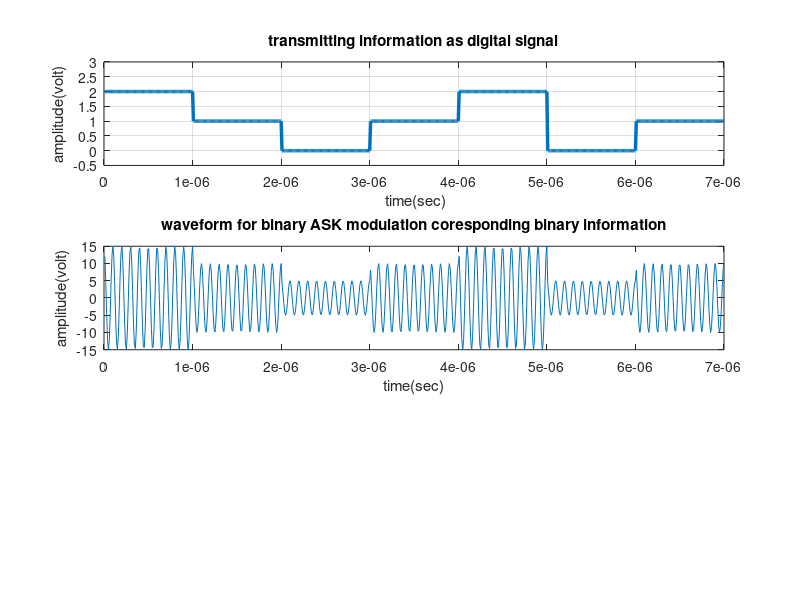

MATLAB code to generate this figure:
clc;
clear all;
close all;


x=[ 2 1 0 1 2 0 1];                                    % Multi level Information
bp=.000001;                                                    % bit period
disp(' Multilevel information at Trans mitter :');
disp(x);

%XX representation of transmitting multilevel information as digital signal XXX
bit=[]; 
for n=1:1:length(x)
    if x(n)==1;
       se=ones(1,100);
    elseif x(n)==0;
        se=zeros(1,100);
    else
        se(1:1,1:100)=2;
    end
     bit=[bit se];

end
t1=bp/100:bp/100:100*length(x)*(bp/100);
subplot(3,1,1);
plot(t1,bit,'lineWidth',2.5);grid on;
axis([ 0 bp*length(x) -.5 3.0]);
ylabel('amplitude(volt)');
xlabel(' time(sec)');
title('transmitting information as digital signal');



%XXXXXXXXXXXXXXXXXXXXXXX Binary-ASK modulation XXXXXXXXXXXXXXXXXXXXXXXXXXX%
A1=10;                      % Amplitude of carrier signal for information 1
A2=5;                       % Amplitude of carrier signal for information 0
A3=15                       % Amplitude of carrier signal for information 2
br=1/bp;                                                         % bit rate
f=br*10;                                                 % carrier frequency 
t2=bp/99:bp/99:bp;                 
ss=length(t2);
m=[];
for (i=1:1:length(x))
    if (x(i)==1)
        y=A1*cos(2*pi*f*t2);
    elseif (x(i)==0)
        y=A2*cos(2*pi*f*t2);
    else (x(i)==2)
        y=A3*cos(2*pi*f*t2);
    end
    m=[m y];
end
t3=bp/99:bp/99:bp*length(x);
subplot(3,1,2);
plot(t3,m);
xlabel('time(sec)');
ylabel('amplitude(volt)');
title('waveform for binary ASK modulation coresponding binary information');
